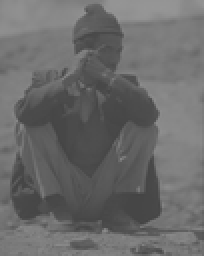
%> input picture image_processing/kierowca.png, 102 x 128 px, shrunk from 256 x 320 before the run (shown 2 times larger)
$ octave lab02.m   (GNU Octave 9; MATLAB toolbox functions it lacks are replaced by stand-ins)
%> lines starting %> are read from the running program, lines starting %| are printed output that depends on the picture; long printed decimals are rounded
close all
clear all

img = normalize(imread('kierowca.png'));
disp('Click on an image to see next effect');


img_analyse(img, img);
%> in img_params, `im_mean = mean2(img);`: im_mean = 120.1
%> in img_params, `im_mean_delta = im_mean - mean2(raw_img);`: im_mean_delta = 0.519
%> in img_params, `im_median = median(img(:));`: im_median = 136
%> in img_params, `im_median_delta = im_median - median(raw_img(:));`: im_median_delta = 1
%> in img_params, `im_std = std2(img);`: im_std = 49.37
%> in img_params, `im_std_delta = im_std - std2(raw_img);`: im_std_delta = 0.656
%> in img_params, `im_r = max(max(img(:))) - min(min(img(:)));`: im_r = 254
%> in img_params, `im_r_delta = im_r - (max(max(raw_img(:))) - min(min(raw_img(:))));`: im_r_delta = 0
%| mean: 120.0938 (delta: 0.5186)
%| median: 136 (delta: 1)
%| std: 49.3738 (delta: 0.6557)
%| R: 254 (delta: 0)
%> in img_hist, `img_max = max(max(max(img)));`: img_max = 255
%> in img_hist, `img_min = max(min(min(img)));`: img_min = 1
%> in img_hist, `img_delta = img_max - img_min;`: img_delta = 254
%> in img_hist, `step = double(img_delta) / double(intervals);`: step = 2.54
%> after the loop in img_hist, `for i=1:x`: result = 100 values, max 1119 at index 67, min 0 at index 4, mean 391.7
%> in img_show, `hist_1 = img_hist(raw_img);`: hist_1 has the same summary as result in img_hist
%> in img_show, `hist_2 = img_hist(img);`: hist_2 = 100 values, max 1119 at index 68, min 0 at index 4, mean 391.7
%> in img_show, `max_y = max([max(hist_1(:)), max(hist_2(:))]);`: max_y = 1119

disp('linear a > 1 && b = 0; histogram strech right');
img_analyse(img .* 1.5, img);
%| mean: 166.111 (delta: 46.5358)
%| median: 204 (delta: 69)
%| std: 59.382 (delta: 10.664)
%| R: 254 (delta: 0)
%> in img_show (call 2), `axis equal;`:
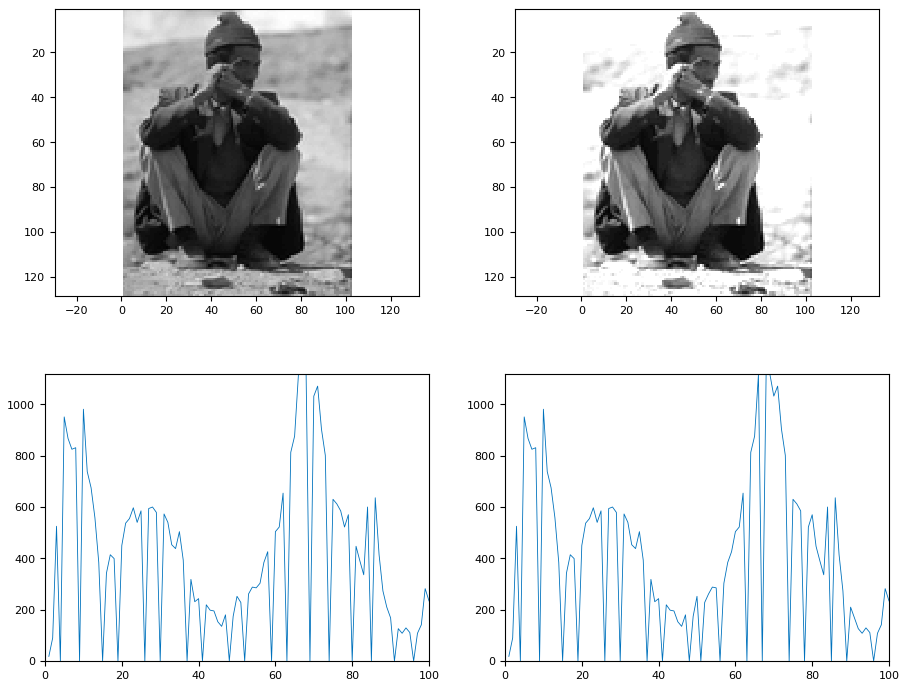
%> figure redrawn from the program's plot data, 4 panels
%> in img_show (call 2), `hist_2 = img_hist(img);`: hist_2 = 100 values, max 13674 at index 100, min 0 at index 2, mean 391.7
%> in img_show (call 2), `max_y = max([max(hist_1(:)), max(hist_2(:))]);`: max_y = 13674
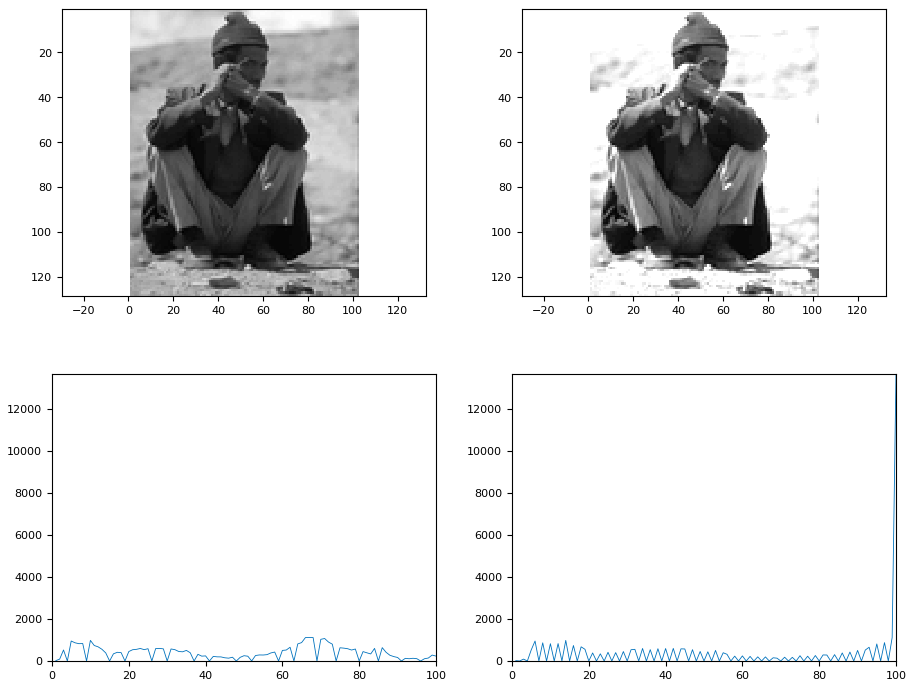
%> figure redrawn from the program's plot data, 4 panels

disp('linear a < 1 && b = 0; histogram compress left');
img_analyse(img .* 0.5, img, 0);
%| mean: 60.0363 (delta: -59.5389)
%| median: 68 (delta: 0)
%| std: 24.501 (delta: -24.217)
%| R: 127 (delta: 0)
%> in img_show (call 3), `axis equal;`:
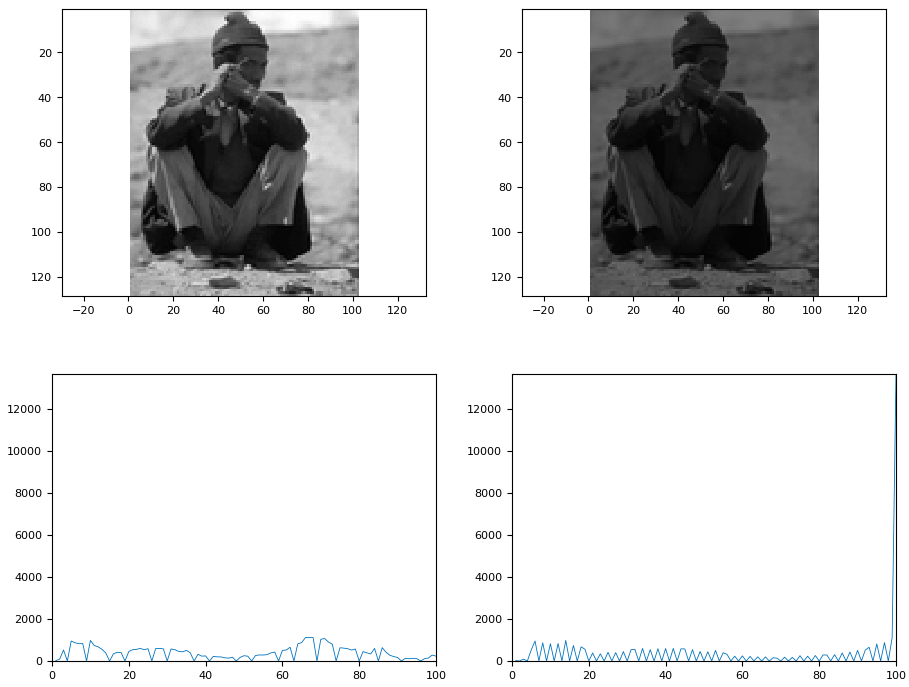
%> figure redrawn from the program's plot data, 4 panels
%> in img_show (call 3), `hist_2 = img_hist(img);`: hist_2 = 100 values, max 2103 at index 70, min 0 at index 5, mean 391.7
%> in img_show (call 3), `max_y = max([max(hist_1(:)), max(hist_2(:))]);`: max_y = 2103

disp('linear a = 1 && b > 0; move histogram right');
img_analyse(img + 50, img);

disp('linear a = 1 && b < 0; move histogram left');
img_analyse(img - 50, img);

disp('nonlinear x^2; histogram strech left');
img_analyse(double(img) .^ 2, img);

disp('nonlinear sqrt(x); histogram compress to right');
img_analyse(double(img) .^ 0.5, img);

disp('nonlinear sqrt(x); histogram compress to middle');
img_analyse(log(double(img)), img);

close all
clear all

% linear: (a>0; b=0) (a<0; b=0) (a=1; b>0) (a=1; b<0)
% normalization with non linear y2 = 255 * (y - min(y)) / (max(y) - min(y))
% grayImage = uint8(255 * mat2gray(originalImage));
% instead last one x^a; a = 1 neutral; a > 1 ? ; a < 1

function img_analyse(img, raw_img, need_norm)
    if ~exist('need_norm','var'), need_norm=1; end
    if need_norm == 1
        img = normalize(img);
    end
    img_params(img, raw_img);
%| mean: 146.6641 (delta: 27.0889)
%| median: 169 (delta: 34)
%| std: 57.1332 (delta: 8.4151)
%| R: 254 (delta: 0)
    img_show(img, raw_img);
%> in img_show (call 4), `axis equal;`:
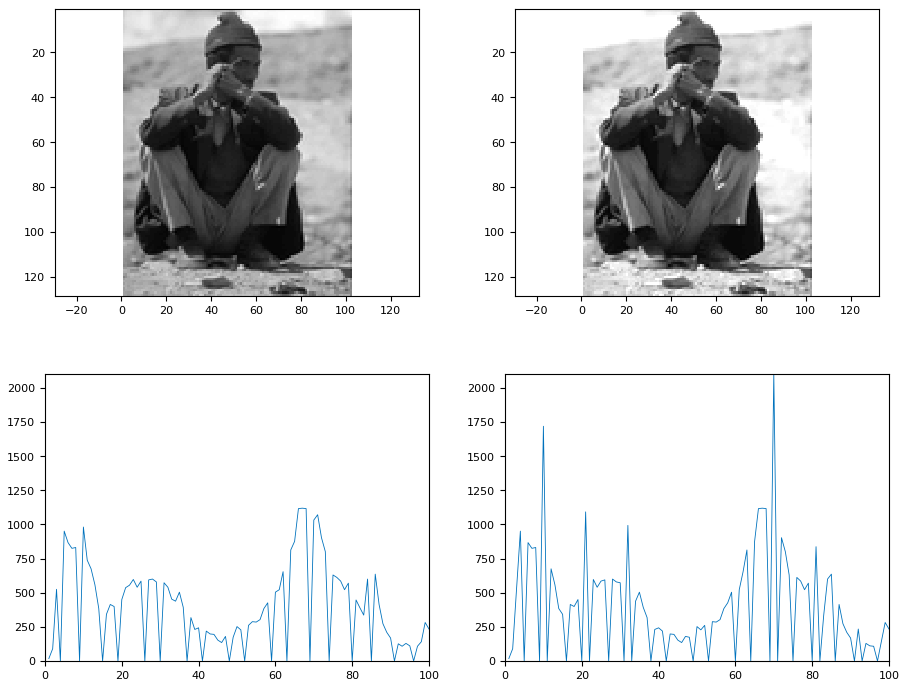
%> figure redrawn from the program's plot data, 4 panels
    waitforbuttonpress;
end

function img_ = normalize(img)
    img_ = uint8(255 * mat2gray(img)) + 1;
end

function img_show(img, raw_img)
    figure(1);
    subplot(2, 2, 1);
    image(uint8(raw_img));
    axis equal;
    subplot(2, 2, 2);
    image(uint8(img));
    axis equal;

    hist_1 = img_hist(raw_img);
    hist_2 = img_hist(img);
%> in img_show (call 4), `hist_2 = img_hist(img);`: hist_2 = 100 values, max 4713 at index 100, min 0 at index 2, mean 391.7
%> in img_show (call 4), `max_y = max([max(hist_1(:)), max(hist_2(:))]);`: max_y = 4713
%| mean: 95.0011 (delta: -24.5741)
%| median: 107 (delta: 0)
%| std: 56.0954 (delta: 7.3773)
%| R: 254 (delta: 0)
%> in normalize (call 6), `img_ = uint8(255 * mat2gray(img)) + 1;`:
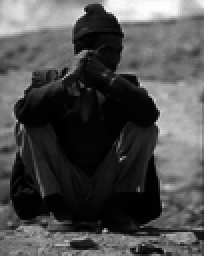
%> img_: size 128x102x3 uint8 (shown 2 times larger); min 1, max 255, mean 76.8
%| mean: 76.8369 (delta: -42.7383)
%| median: 72 (delta: 0)
%| std: 50.3629 (delta: 1.6448)
%| R: 254 (delta: 0)
%> in normalize (call 7), `img_ = uint8(255 * mat2gray(img)) + 1;`:
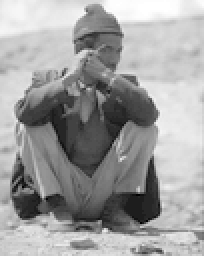
%> img_: size 128x102x3 uint8 (shown 2 times larger); min 1, max 255, mean 158.9
%| mean: 158.9157 (delta: 39.3405)
%| median: 182 (delta: 47)
%| std: 40.7349 (delta: -7.9831)
%| R: 254 (delta: 0)
%> in normalize (call 8), `img_ = uint8(255 * mat2gray(img)) + 1;`:
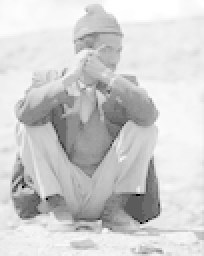
%> img_: size 128x102x3 uint8 (shown 2 times larger); min 1, max 255, mean 207.2
%| mean: 207.1567 (delta: 87.5815)
%| median: 227 (delta: 92)
%| std: 24.3198 (delta: -24.3983)
%| R: 254 (delta: 0)
    max_x = max([size(hist_1), size(hist_2)]);
    max_y = max([max(hist_1(:)), max(hist_2(:))]);
    subplot(2, 2, 3);
    plot(hist_1);
    xlim([0, max_x]);
    ylim([0, max_y]);
    subplot(2, 2, 4);
    plot(hist_2);
    xlim([0, max_x]);
    ylim([0, max_y]);
end

function result = img_hist(img)
    intervals = 100;
    img_max = max(max(max(img)));
    img_min = max(min(min(img)));
    img_delta = img_max - img_min;
    step = double(img_delta) / double(intervals);
    img_ = uint8(img);
    [x, y] = size(img_);
    result = zeros(1, intervals);
    for i=1:x
        for j=1:y
            value = img_(i,j);
            index = floor((value - img_min) / step) + 1;
            if index >= 100
                index = 100;
            end
            result(index) = result(index) + 1;
        end
    end
end

function img_params(img, raw_img)
    im_mean = mean2(img);
    im_mean_delta = im_mean - mean2(raw_img);

    im_median = median(img(:));
    im_median_delta = im_median - median(raw_img(:));

    im_std = std2(img);
    im_std_delta = im_std - std2(raw_img);

    im_r = max(max(img(:))) - min(min(img(:)));
    im_r_delta = im_r - (max(max(raw_img(:))) - min(min(raw_img(:))));

    disp("===================");
    disp("[brightness]");
    disp(['mean: ', num2str(im_mean), ' (delta: ', num2str(im_mean_delta), ')']);
    disp(['median: ', num2str(im_median), ' (delta: ', num2str(im_median_delta), ')']);

    disp("[contrast]");
    disp(['std: ', num2str(im_std), ' (delta: ', num2str(im_std_delta), ')']);
    disp(['R: ', num2str(im_r), ' (delta: ', num2str(im_r_delta), ')']);
    disp("===================");
end
